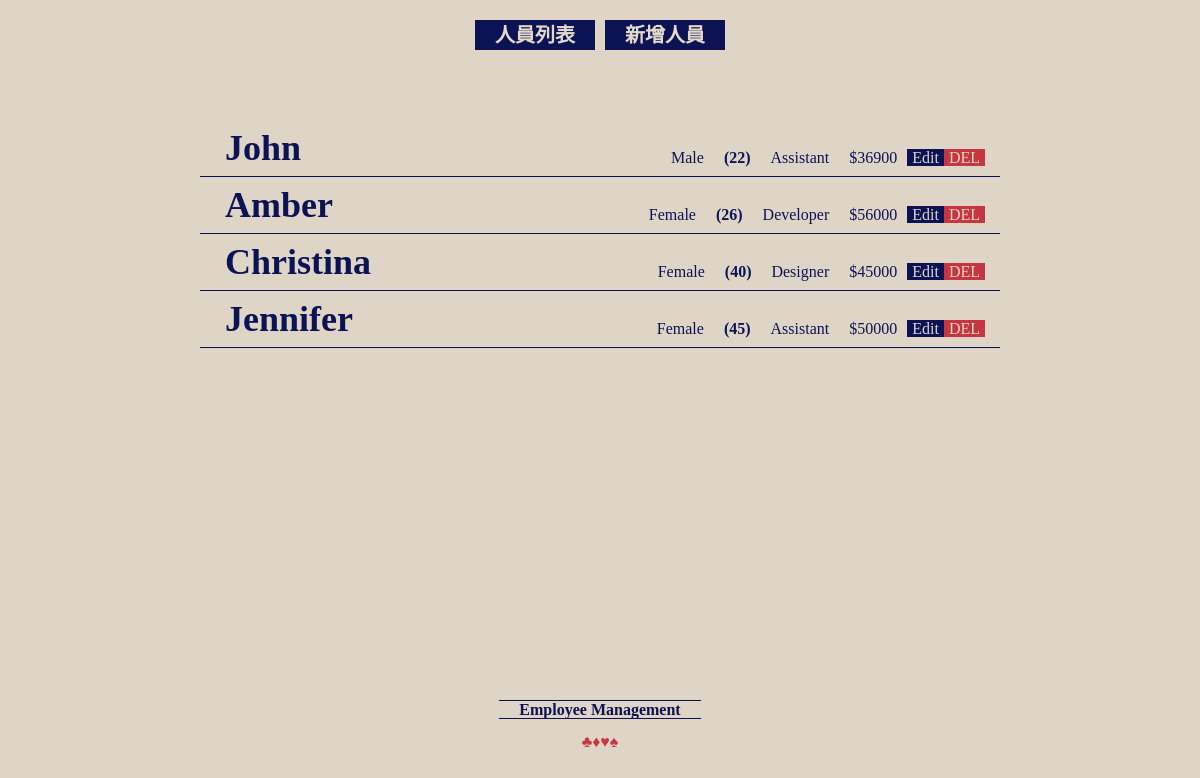
The page / on the database its author committed.
### peopleApp/models.py (models this page shows, shortened)
class People(models.Model):\
    GENDER_CHOICES = [
        ("Female", "Female"),
        ("Male", "Male")
    ]
    POSITION_CHOICES = [
        ("Developer", "Developer"),
        ("Designer", "Designer"),
        ("Assistant", "Assistant")
    ]
    LANGUAGE_CHOICES = (
        ('English', 'English'),
        ('Mandarin', 'Mandarin'),
        ('Japanese', 'Japanese'),
        ('Korean', 'Korean')
    )
    name = models.CharField(max_length=64)
    gender = models.CharField(max_length=64, choices=GENDER_CHOICES)
    age = models.IntegerField()
    position = models.CharField(max_length=64, choices=POSITION_CHOICES)
    language = MultiSelectField(max_length =64, choices=LANGUAGE_CHOICES)
    salary = models.IntegerField()
    _time = models.DateTimeField(auto_now_add=True)
    class Meta:
        ordering = ['-_time']
        verbose_name = '人員列表'
        verbose_name_plural = '人員列表'

### peopleApp/views.py (the view)
# urls.py: path('', views.HOMEPage, name="HOMEPAGE"),
def HOMEPage(request):
    peopleList = models.People.objects.all()
    return render(request, './people/home.html', {'peopleList':peopleList})

### peopleApp/templates/people/home.html (shortened to what this page needs)
{% extends 'base.html' %}
{% block main %}
<div class="pageWrap">
    <ul class="employeeList">
        {% for peo in peopleList %}
        <li>
            <span class="name">{{peo.name}}</span>
            <span class="gender">
                {{peo.gender}}
            </span>
            <span class="age">({{peo.age}})</span>
            <span class="position">
                {{peo.position}}
            </span>
            <span class="salary">${{peo.salary}}</span>
            <span class="edit"><a href="/edit/{{peo.pk}}">Edit</a></span>
            <span class="delete"><a href="/delete/{{peo.pk}}">DEL</a></span>
        </li>
        {% endfor %}
    </ul>
</div>
{% endblock %}

### templates/base.html (shortened to what this page needs)
{% load static %}
<!DOCTYPE html>
<html lang="en">
<head>
    <link rel="stylesheet" href="{% static './css/reset.css' %}">
    <link rel="stylesheet" href="{% static './css/main.css' %}">
</head>
<body>
    <div id="bodyWrap">
        <header>
            <nav>
                <a href="{% url 'HOMEPAGE'%}">人員列表</a>
                <a href="{% url 'CREATEPAGE'%}">新增人員</a>
            </nav>
        </header>
        <main>
            {% block main %}{% endblock %}
        </main>
        <footer>
            <span>Employee Management</span>
            <br><br>
            <b>♣♦♥♠</b>
        </footer>
    </div>
</body>
</html>

### static/css/main.css (style rules this page uses)
* { font-family: 'Noto Serif TC', serif !important; box-sizing: border-box !important; }
#bodyWrap { display: flex; flex-direction: column; justify-content: flex-start; align-items: flex-start; width: 100vw; min-height:100vh; overflow-x: hidden; clear: both; background: #ded5c7; }
header { display: flex; flex-direction: row; flex-wrap: nowrap; justify-content: center; align-items: center; width: 100%; }
header > nav { display: flex; flex-direction: row; flex-wrap: nowrap; justify-content: center; align-items: center; margin: 20px auto; }
header > nav > a { font-size: 20px; background: #0c1355; color:#e4daca; text-decoration: none; padding: 5px 20px; font-weight: 700; margin: 0 5px; }
main { display: block; margin: 50px auto; width: 100%; }
footer { margin-top: auto; display: block; text-align: center; width: 100%; padding: 50px; color: #0c1355; }
footer > span { display: block-inline; font-size: 16px; border-top: 1px solid #0c1355; border-bottom: 1px solid #0c1355; margin: 20px auto; padding: 0 20px; font-weight: 700; }
footer > b { display: block-inline; font-size: 16px; margin: 20px auto; color: #c53640; }
.pageWrap { width: 100%; max-width: 800px; display: block; margin: 0 auto; }
.employeeList { display:flex; flex-direction: column; justify-content:flex-start; width: 100%; }
.employeeList >li { display: flex; flex-direction: row; flex-wrap: nowrap; justify-content: flex-start; align-items: flex-end; border-bottom: 1px solid #0c1355; padding: 5px 15px; }
.employeeList >li > span { color:#0c1355; padding: 5px 10px; }
.employeeList >li > span.name { font-size: 36px; font-weight: 700; margin-right: auto; }
.employeeList >li > span.age { font-weight: 700; }
.employeeList >li > span a { text-decoration: none; color: #ded5c7; padding: 0 5px; }
.employeeList >li > span.edit, .employeeList >li > span.delete { padding: 5px 0; }
.employeeList >li > span.edit a { background: #0c1355; color: #ded5c7; }
.employeeList >li > span.delete a { background: #c53640; color: #ded5c7; }

### rows shown on the page
People: name "John", gender "Male", age "22", position "Assistant", salary "36900"
People: name "Amber", gender "Female", age "26", position "Developer", salary "56000"
People: name "Christina", gender "Female", age "40", position "Designer", salary "45000"
People: name "Jennifer", gender "Female", age "45", position "Assistant", salary "50000"
